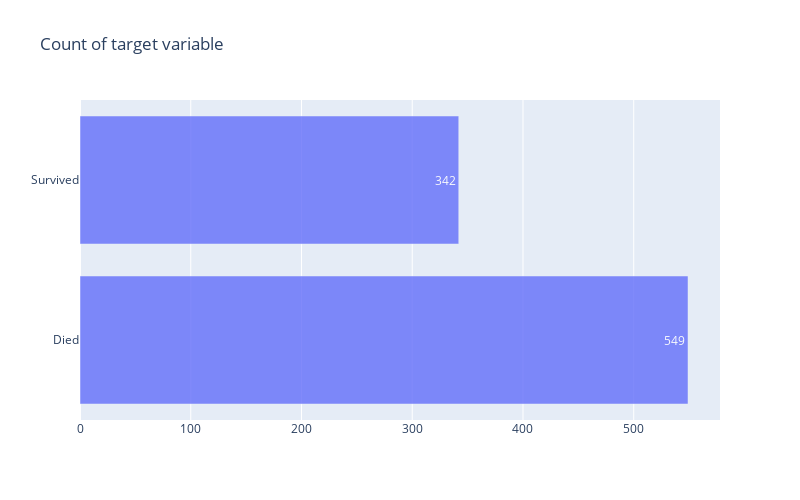

Source (notebook cell):
### Markdown cell above
549死亡    342存活

### Code cell
# Plotting target (count and %)
train = data[data['Type']=='train']

#------------COUNT-----------------------

#.values.tolist()将pandas转化为list
trace = go.Bar(
        x = (train['Survived'].value_counts().values.tolist()), 
        y = ['Died', 'Survived'], 
        orientation = 'h', opacity = 0.8, 
        text=train['Survived'].value_counts().values.tolist())

layout = dict(title =  'Count of target variable',
                        autosize = False,
                        height  = 500,
                        width   = 800)
                    
fig = dict(data = [trace], layout=layout)
py.iplot(fig)

### Figure 1 — Plotly figure (JSON) as saved in the notebook; plotly's stock layout.template omitted (floating-point values rounded to 4 significant figures)
{"data": [{"opacity": 0.8, "orientation": "h", "text": ["549", "342"], "type": "bar", "x": [549, 342], "y": ["Died", "Survived"]}], "layout": {"autosize": false, "height": 500, "title": {"text": "Count of target variable"}, "width": 800}}
